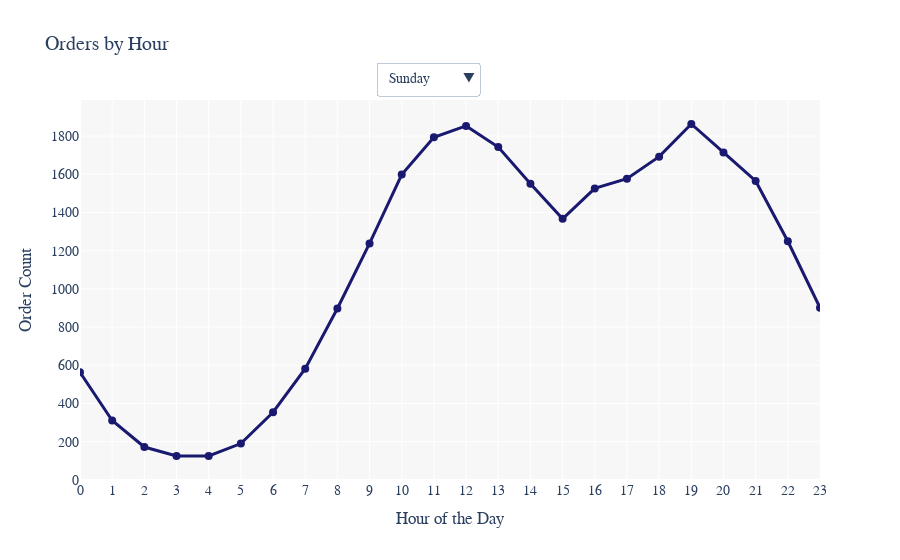

This figure's notebook cell:
### Markdown cell above
### 3. What time of the day we have most orders

### Code cell
hourly_orders = maindf.groupby(['Weekday', 'Hour']).size().reset_index(name='Order Count')

fig = go.Figure()


days = {0: "Sunday", 1: "Monday", 2: "Tuesday", 3: "Wednesday", 4: "Thursday", 5: "Friday", 6: "Saturday"}

for day in range(0, 7):
    day_data = hourly_orders[hourly_orders['Weekday'] == day]
    fig.add_trace(go.Scatter(
        x=day_data['Hour'],
        y=day_data['Order Count'],
        mode='lines+markers',
        line=dict(width=3),
        marker=dict(color='midnightblue',size=8),
        name=days[day],
        visible=(day == 0)  
    ))


buttons = []
for day in days:
    button = dict(
        method="update",
        label=days[day],
        args=[{"visible": [i == day for i in range(7)]},
              {"title": f"Orders by Hour for {days[day]}"}]
    )
    buttons.append(button)


fig.update_layout(
    updatemenus=[dict(
        active=0,
        buttons=buttons,
        x=0.4,
        xanchor="left",
        y=1.1,
        yanchor="top",
        direction="down",
    )],
    title="Orders by Hour",
    font_family="Arial Black",
    xaxis=dict(title="Hour of the Day", tickmode='linear', dtick=1, range=[0, 23]),
    yaxis=dict(title="Order Count"),
    plot_bgcolor='rgba(245, 245, 245, 0.8)',
    font=dict(size=14),
    hovermode="x"
)


fig.show()
fig.write_html("orders_by_hour_line.html")

### Figure 1 — Plotly figure (JSON) as saved in the notebook; plotly's stock layout.template omitted (floating-point values rounded to 4 significant figures)
{"data": [{"line": {"width": 3}, "marker": {"color": "midnightblue", "size": 8}, "mode": "lines+markers", "name": "Sunday", "type": "scatter", "visible": true, "x": [0, 1, 2, 3, 4, 5, 6, 7, 8, 9, 10, 11, 12, 13, 14, 15, 16, 17, 18, 19, 20, 21, 22, 23], "y": [563, 311, 172, 125, 125, 190, 354, 582, 897, 1238, 1598, 1793, 1853, 1742, 1550, 1367, 1526, 1577, 1692, 1863, 1714, 1565, 1249, 901]}, {"line": {"width": 3}, "marker": {"color": "midnightblue", "size": 8}, "mode": "lines+markers", "name": "Monday", "type": "scatter", "visible": false, "x": [0, 1, 2, 3, 4, 5, 6, 7, 8, 9, 10, 11, 12, 13, 14, 15, 16, 17, 18, 19, 20, 21, 22, 23], "y": [556, 351, 181, 126, 121, 189, 375, 618, 975, 1311, 1614, 1737, 1802, 1698, 1663, 1570, 1483, 1584, 1864, 1830, 1801, 1642, 1209, 875]}, {"line": {"width": 3}, "marker": {"color": "midnightblue", "size": 8}, "mode": "lines+markers", "name": "Tuesday", "type": "scatter", "visible": false, "x": [0, 1, 2, 3, 4, 5, 6, 7, 8, 9, 10, 11, 12, 13, 14, 15, 16, 17, 18, 19, 20, 21, 22, 23], "y": [565, 346, 205, 131, 111, 221, 346, 581, 847, 1214, 1517, 1751, 1820, 1749, 1553, 1527, 1495, 1564, 1740, 1834, 1627, 1594, 1275, 864]}, {"line": {"width": 3}, "marker": {"color": "midnightblue", "size": 8}, "mode": "lines+markers", "name": "Wednesday", "type": "scatter", "visible": false, "x": [0, 1, 2, 3, 4, 5, 6, 7, 8, 9, 10, 11, 12, 13, 14, 15, 16, 17, 18, 19, 20, 21, 22, 23], "y": [547, 331, 163, 126, 131, 176, 351, 563, 881, 1303, 1599, 1816, 1803, 1691, 1511, 1480, 1500, 1502, 1720, 1814, 1773, 1518, 1263, 899]}, {"line": {"width": 3}, "marker": {"color": "midnightblue", "size": 8}, "mode": "lines+markers", "name": "Thursday", "type": "scatter", "visible": false, "x": [0, 1, 2, 3, 4, 5, 6, 7, 8, 9, 10, 11, 12, 13, 14, 15, 16, 17, 18, 19, 20, 21, 22, 23], "y": [593, 335, 175, 98, 108, 183, 349, 533, 899, 1195, 1531, 1776, 1773, 1699, 1546, 1380, 1457, 1522, 1710, 1888, 1791, 1530, 1256, 920]}, {"line": {"width": 3}, "marker": {"color": "midnightblue", "size": 8}, "mode": "lines+markers", "name": "Friday", "type": "scatter", "visible": false, "x": [0, 1, 2, 3, 4, 5, 6, 7, 8, 9, 10, 11, 12, 13, 14, 15, 16, 17, 18, 19, 20, 21, 22, 23], "y": [541, 330, 182, 118, 127, 168, 381, 550, 910, 1266, 1547, 1733, 1764, 1747, 1600, 1462, 1488, 1560, 1747, 1846, 1748, 1537, 1234, 906]}, {"line": {"width": 3}, "marker": {"color": "midnightblue", "size": 8}, "mode": "lines+markers", "name": "Saturday", "type": "scatter", "visible": false, "x": [0, 1, 2, 3, 4, 5, 6, 7, 8, 9, 10, 11, 12, 13, 14, 15, 16, 17, 18, 19, 20, 21, 22, 23], "y": [545, 346, 165, 107, 131, 194, 326, 584, 847, 1221, 1538, 1805, 1772, 1803, 1561, 1389, 1435, 1590, 1807, 1830, 1774, 1535, 1336, 910]}], "layout": {"autosize": true, "font": {"family": "Arial Black", "size": 14}, "hovermode": "x", "plot_bgcolor": "rgba(245, 245, 245, 0.8)", "title": {"text": "Orders by Hour"}, "updatemenus": [{"active": 0, "buttons": [{"args": [{"visible": [true, false, false, false, false, false, false]}, {"title": "Orders by Hour for Sunday"}], "label": "Sunday", "method": "update"}, {"args": [{"visible": [false, true, false, false, false, false, false]}, {"title": "Orders by Hour for Monday"}], "label": "Monday", "method": "update"}, {"args": [{"visible": [false, false, true, false, false, false, false]}, {"title": "Orders by Hour for Tuesday"}], "label": "Tuesday", "method": "update"}, {"args": [{"visible": [false, false, false, true, false, false, false]}, {"title": "Orders by Hour for Wednesday"}], "label": "Wednesday", "method": "update"}, {"args": [{"visible": [false, false, false, false, true, false, false]}, {"title": "Orders by Hour for Thursday"}], "label": "Thursday", "method": "update"}, {"args": [{"visible": [false, false, false, false, false, true, false]}, {"title": "Orders by Hour for Friday"}], "label": "Friday", "method": "update"}, {"args": [{"visible": [false, false, false, false, false, false, true]}, {"title": "Orders by Hour for Saturday"}], "label": "Saturday", "method": "update"}], "direction": "down", "x": 0.4, "xanchor": "left", "y": 1.1, "yanchor": "top"}], "xaxis": {"dtick": 1, "range": [0, 23], "tickmode": "linear", "title": {"text": "Hour of the Day"}, "type": "linear"}, "yaxis": {"autorange": true, "range": [-35.08, 2023.0], "title": {"text": "Order Count"}, "type": "linear"}}}
